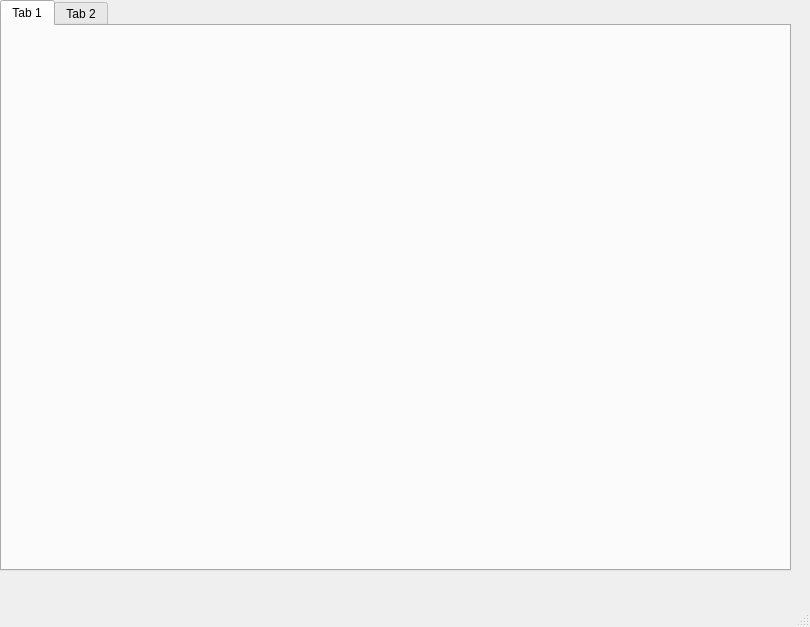
<?xml version="1.0" encoding="UTF-8"?>
<ui version="4.0">
 <class>MainWindow</class>
 <widget class="QMainWindow" name="MainWindow">
  <property name="geometry">
   <rect>
    <x>0</x>
    <y>0</y>
    <width>810</width>
    <height>627</height>
   </rect>
  </property>
  <property name="windowTitle">
   <string>MainWindow</string>
  </property>
  <widget class="QWidget" name="centralwidget">
   <widget class="QWidget" name="verticalLayoutWidget">
    <property name="geometry">
     <rect>
      <x>0</x>
      <y>0</y>
      <width>791</width>
      <height>571</height>
     </rect>
    </property>
    <layout class="QVBoxLayout" name="verticalLayout">
     <item>
      <widget class="QTabWidget" name="tabWidget">
       <property name="autoFillBackground">
        <bool>true</bool>
       </property>
       <widget class="QWidget" name="tab">
        <attribute name="title">
         <string>Tab 1</string>
        </attribute>
       </widget>
       <widget class="QWidget" name="tab_2">
        <attribute name="title">
         <string>Tab 2</string>
        </attribute>
       </widget>
      </widget>
     </item>
    </layout>
   </widget>
  </widget>
  <widget class="QMenuBar" name="menubar">
   <property name="geometry">
    <rect>
     <x>0</x>
     <y>0</y>
     <width>810</width>
     <height>23</height>
    </rect>
   </property>
  </widget>
  <widget class="QStatusBar" name="statusbar"/>
 </widget>
 <resources/>
 <connections/>
</ui>
